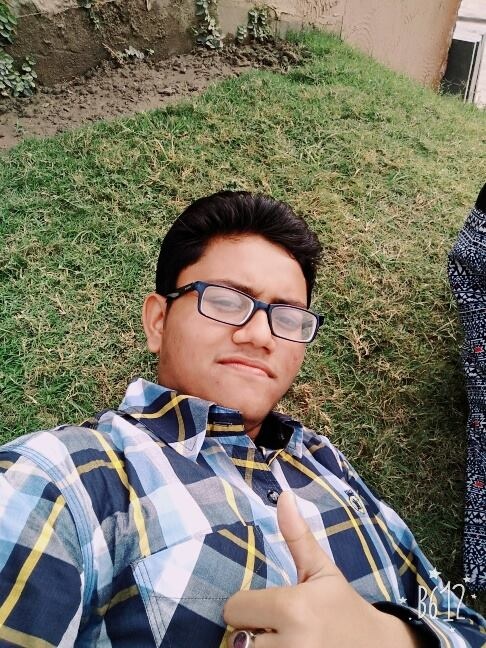
#> input picture Debjit_Eco.jpg, 486 x 648 px
$ python facedetection.py
#> lines starting #> are read from the running program, lines starting #| are printed output that depends on the picture; after the words box and inside, x2 and y2 are one past the last pixel; in counts of white or black regions, pixels touching at a corner belong together
import cv2

face_cascade = cv2.CascadeClassifier('haarcascade_frontalface_default.xml')

#Read the input image
img = cv2.imread('Debjit_Eco.jpg')
#> img is the input picture: shape (648, 486, 3); mean B, G, R 100.9, 117.1, 120.7
gray = cv2.cvtColor(img, cv2.COLOR_BGR2GRAY)
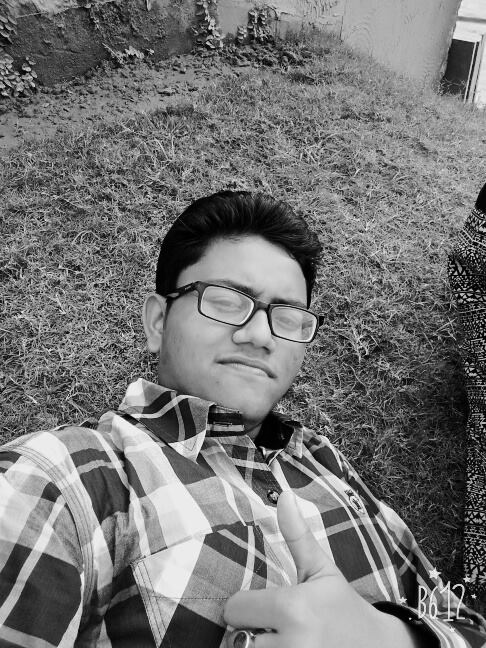
#> gray: shape (648, 486); min 0, max 254, mean 116.3
faces = face_cascade.detectMultiScale(gray, 1.1 , 4)
#> faces = [[155, 234, 175, 175]]

for (x, y, w, h) in faces:
	cv2.rectangle(img, (x,y), (x+w, y+h), (255, 0, 0), 3)
#> this loop made 1 pass
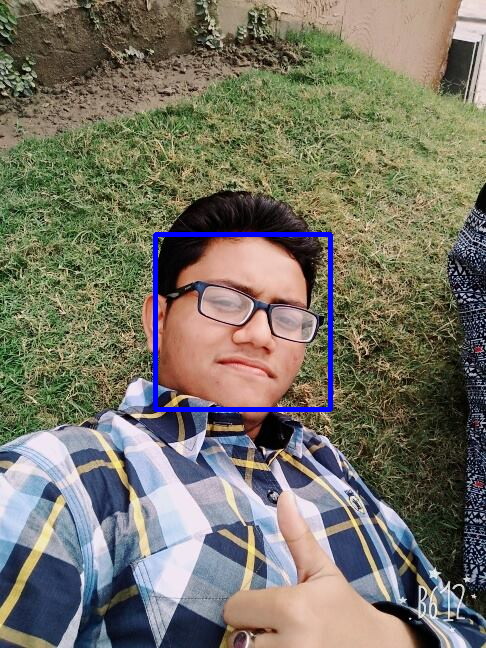
#> img: shape (648, 486, 3); 1.11% of pixels changed, all inside (x1, y1, x2, y2) = (153, 232, 333, 412)

#Dispaly the output

cv2.imshow('Debjit_Eco', img)
cv2.waitKey()

$ run again, with Debjit_Original.jpg copied over Debjit_Eco.jpg
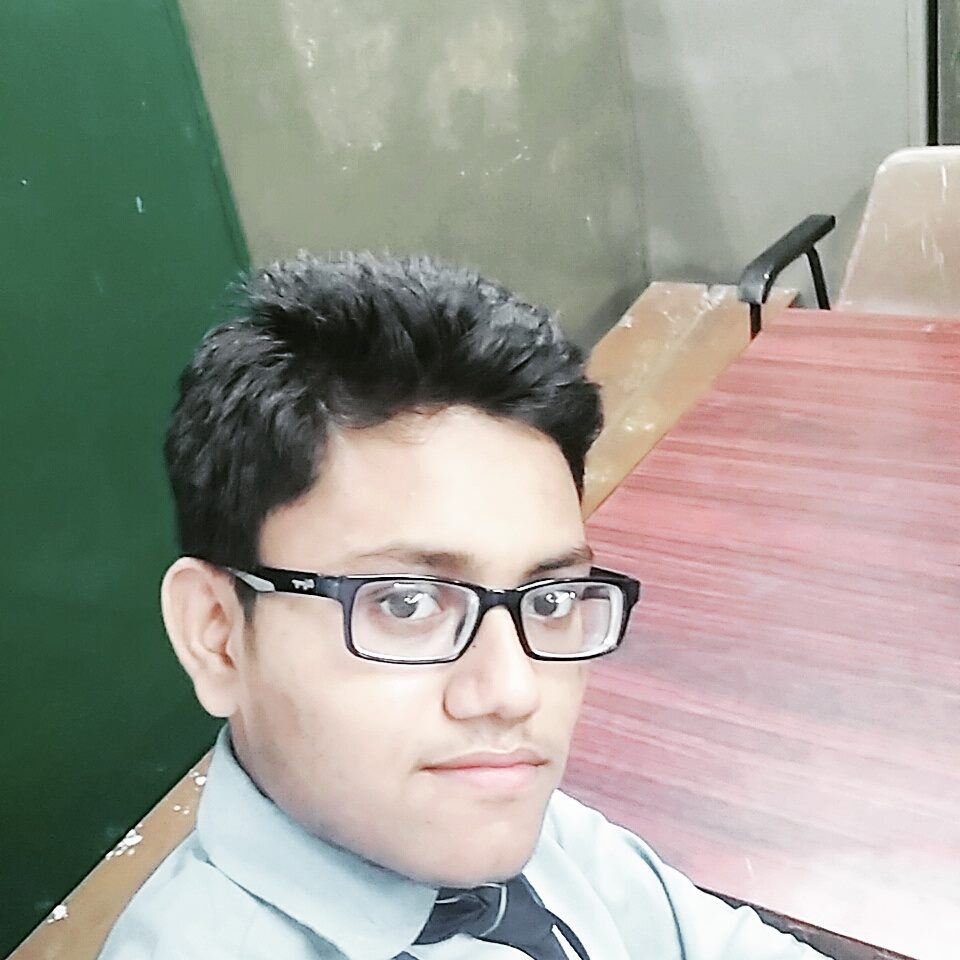
#> input picture Debjit_Original.jpg, 960 x 960 px
#> img is the input picture: shape (960, 960, 3); mean B, G, R 148.9, 157.9, 158.4
#> `gray = cv2.cvtColor(img, cv2.COLOR_BGR2GRAY)`:
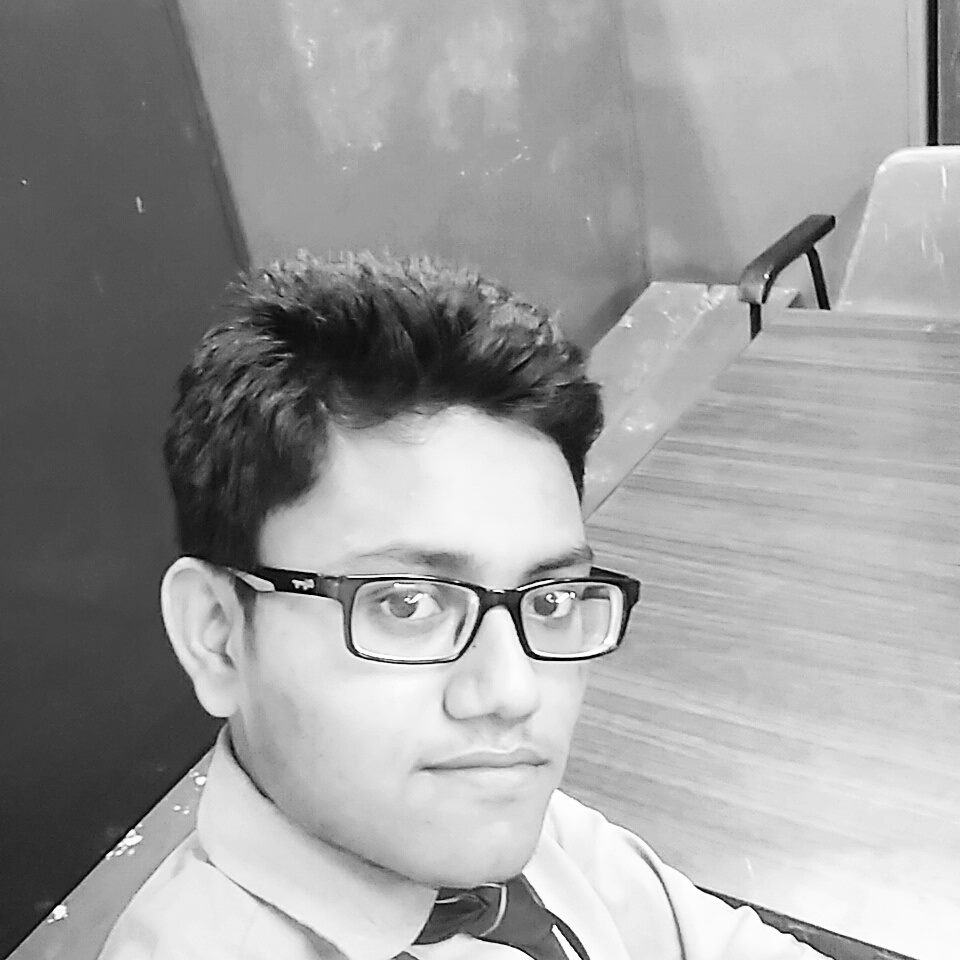
#> gray: shape (960, 960); min 0, max 255, mean 157
#> faces = [[221, 418, 458, 458]]
#> the loop `for (x, y, w, h) in faces:` made 1 pass
#> after the loop `for (x, y, w, h) in faces:`:
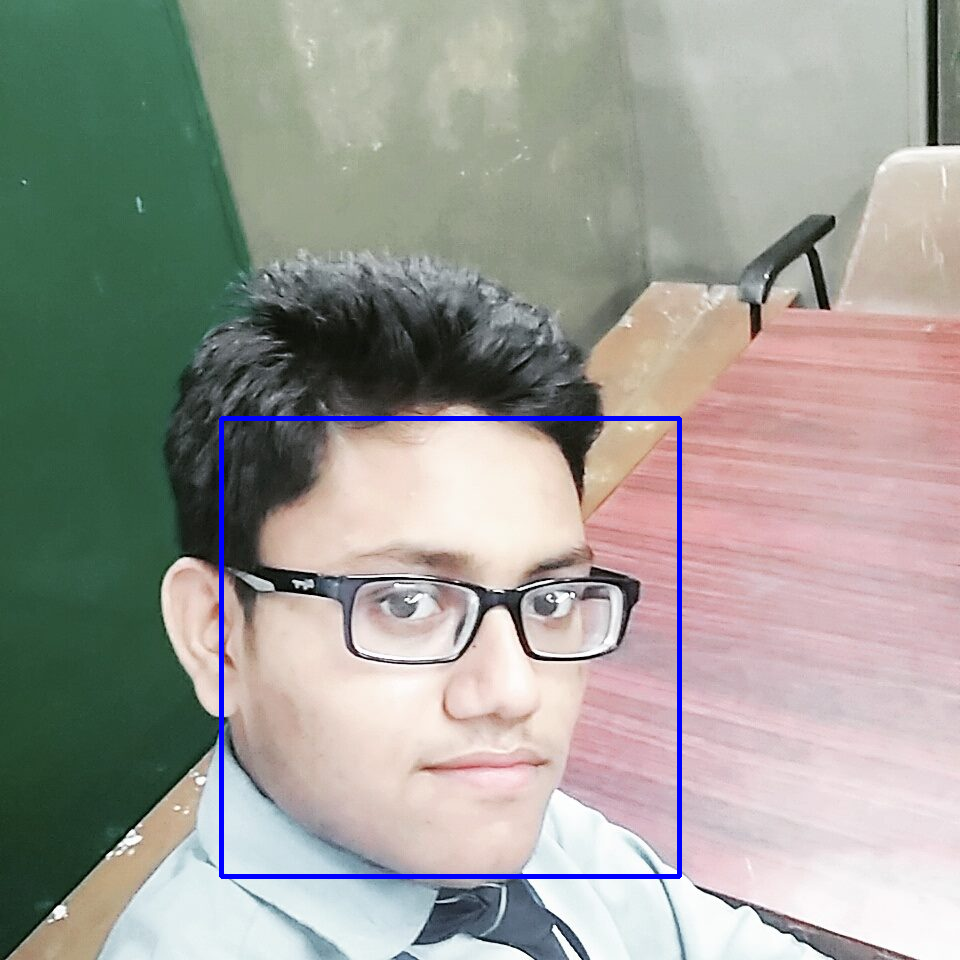
#> img: shape (960, 960, 3); 0.99% of pixels changed, all inside (x1, y1, x2, y2) = (219, 416, 682, 879)
